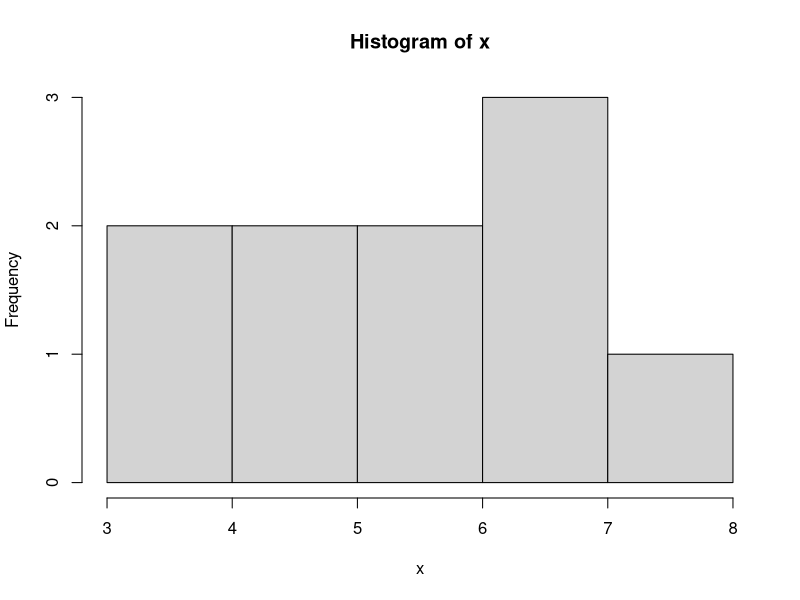

Reproduce this figure in R.
## ---- chunk 1
10+5
70*81
2**4
2^4
log(10)       					
log(16, 2)    					
log(1000, 10)   				
## ---- chunk 2
dbinom(x=3, size=10, prob=0.5) 	# Compute P(X=3) for X~B(n=10, p=0.5) 
## ---- chunk 3
dbinom(3, 10, 0.5)
## ---- chunk 4
pbinom(q=3, size=10, prob=0.5) # Compute P(X<=3) for X~B(n=10, p=0.5)  	
## ---- chunk 5
qbinom(p=0.1718, size=10, prob=0.5) # For X~B(n=10, p=0.5) returns k such that P(X<=k)=0.1718
## ---- chunk 6
rbinom(n=10, size=10, prob=0.5)
## ---- chunk 7
x = rbinom(n=10, size=10, prob=0.5) # Works. Bad style.
x <- rbinom(n=10, size=10, prob=0.5) 
## ---- chunk 8
x
## ---- chunk 9
print(x)  
## ---- chunk 10
(x <- rbinom(n=10, size=10, prob=0.5))  # Assign and print.
## ---- chunk 11
mean(x)  # compute mean
var(x)  # compute variance
hist(x) # plot histogram
## ---- chunk 12
ls()
## ---- chunk 13
rm(x) # remove variable
ls() # verify
## ---- chunk 14
library(magrittr)
x <- rbinom(n=1000, size=10, prob=0.5)
